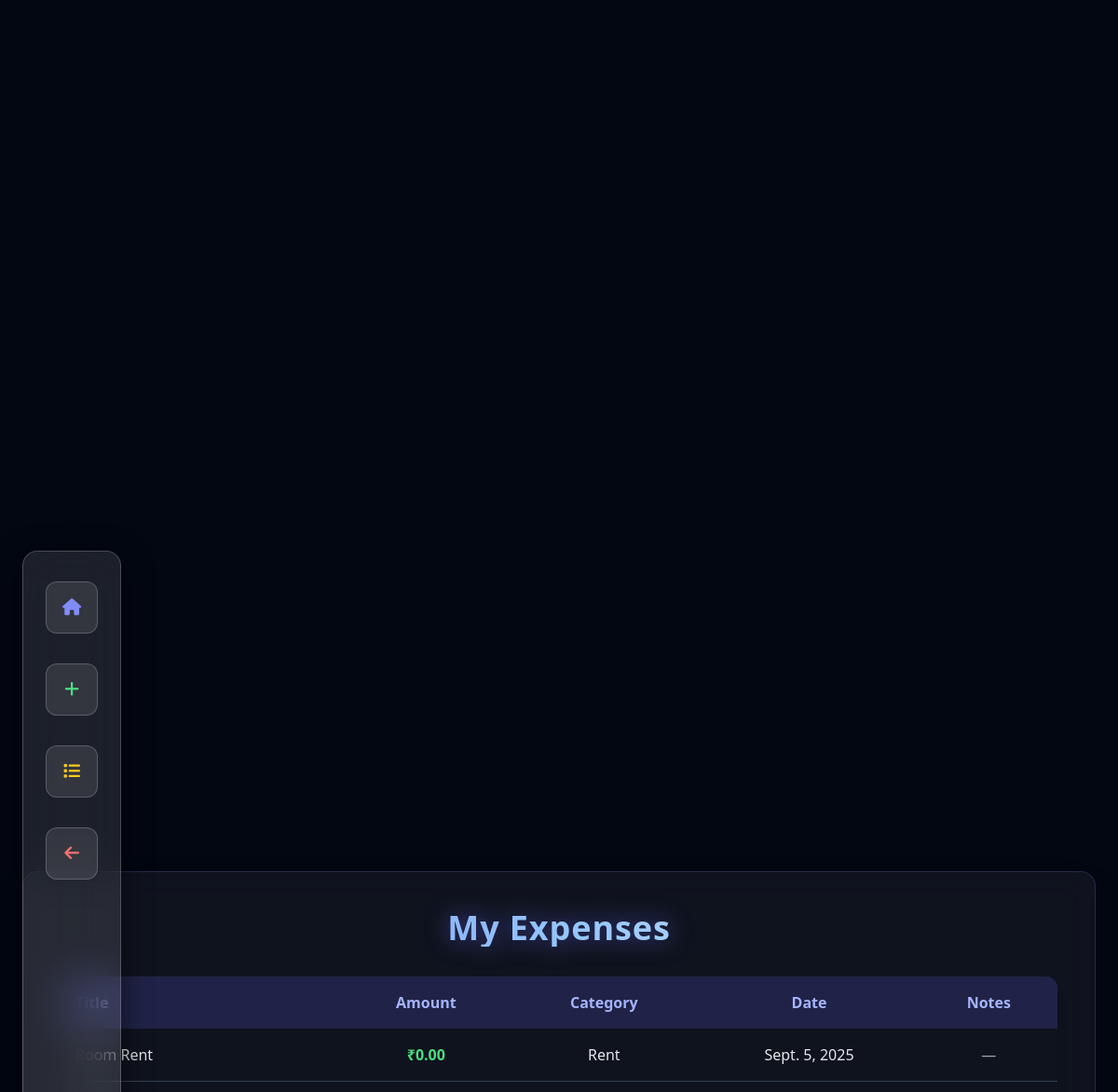
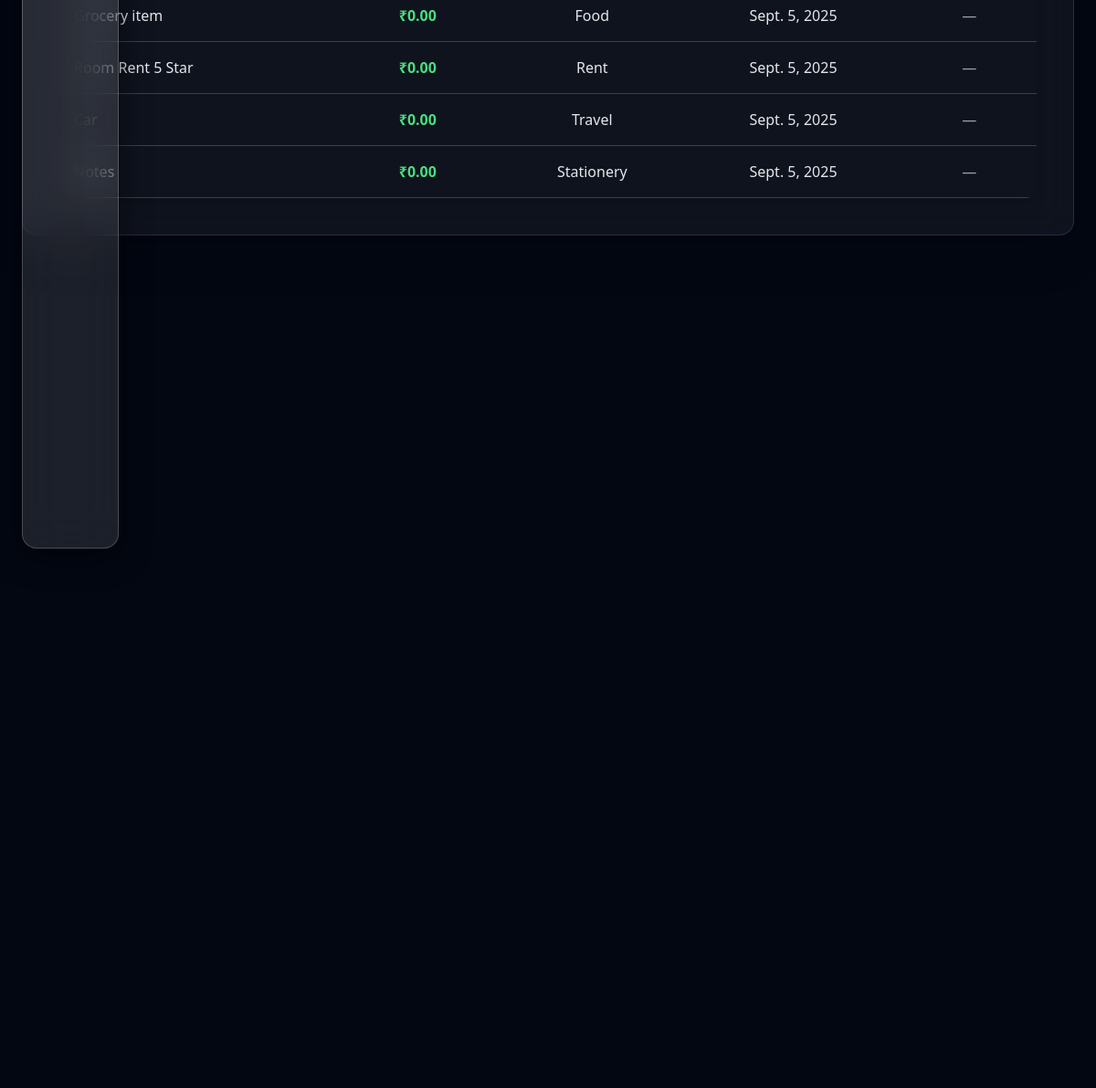
Screenshot of /expense/list/ (signed in) with the database file from the repository (2 pictures, top to bottom).
### expense/models.py (models this page shows, shortened)
class Expense(models.Model):
    user = models.ForeignKey(User, on_delete=models.CASCADE)
    title = models.CharField(max_length=200)
    amount = models.DecimalField(
        max_digits=30,
        decimal_places=2,
        default=Decimal("0.00"),
    )
    category = models.CharField(
        max_length=50,
        choices=CATEGORY_CHOICES,
        default="Other"
    )
    date = models.DateField(default=datetime.date.today)
    notes = models.TextField(blank=True, null=True)
    class Meta:
        ordering = ["-date"]

### expense/views.py (the view)
# urls.py: path("list/", views.expense_list, name="expense_list"),
@login_required(login_url="signup")
def expense_list(request):
    expenses = Expense.objects.filter(user=request.user).order_by("-date")
    total_spent = expenses.aggregate(total=Sum("amount"))["total"] or 0
    return render(request, "expense/expense_list.html", {
        "expenses": expenses,
        "total_spent": total_spent,
    })

### expense/templates/expense/expense_list.html (shortened to what this page needs)
{% extends "base/base.html" %}
{% block sidebar %}
<aside
  class="hidden md:flex fixed left-6 top-1/2 -translate-y-1/2 backdrop-blur-xl bg-white/10 border border-white/20 shadow-[0_8px_32px_rgba(0,0,0,0.6)] rounded-2xl py-8 px-6 flex-col items-center h-[50vh] w-22 z-40 transition">
  <div class="flex flex-col gap-8 w-full">
    <a href="/" class="w-14 h-14 flex items-center justify-center rounded-xl bg-white/10 border border-white/20 text-indigo-400 hover:bg-indigo-600 hover:text-white hover:scale-110 transition" title="Home">
      <i class="fas fa-house text-lg"></i>
    </a>
    <a href="/expense/add/" class="w-14 h-14 flex items-center justify-center rounded-xl bg-white/10 border border-white/20 text-green-400 hover:bg-green-600 hover:text-white hover:scale-110 transition" title="Add Expense">
      <i class="fas fa-plus text-lg"></i>
    </a>
    <a href="/expense/list/" class="w-14 h-14 flex items-center justify-center rounded-xl bg-white/10 border border-white/20 text-yellow-400 hover:bg-yellow-600 hover:text-white hover:scale-110 transition" title="View All">
      <i class="fas fa-list text-lg"></i>
    </a>
    <button onclick="history.back()" class="w-14 h-14 flex items-center justify-center rounded-xl bg-white/10 border border-white/20 text-red-400 hover:bg-red-600 hover:text-white hover:scale-110 transition" title="Go Back">
      <i class="fas fa-arrow-left text-lg"></i>
    </button>
  </div>
</aside>
{% endblock %}
{% block content %}
<div class="relative min-h-screen flex items-center justify-center overflow-hidden bg-gray-950">
  <canvas id="bgCanvas" class="absolute inset-0 w-full h-full"></canvas>
  <div class="relative z-10 w-full max-w-6xl rounded-2xl backdrop-blur-lg bg-white/5 border border-indigo-400/20 shadow-2xl p-6 md:p-10 animate-fadeIn">
    <h2 class="text-4xl font-extrabold mb-8 text-transparent bg-clip-text bg-gradient-to-r from-indigo-400 via-blue-300 to-slate-200 drop-shadow-[0_0_12px_rgba(99,102,241,0.6)] text-center tracking-wide">
    </h2>
    <div class="overflow-x-auto rounded-xl shadow-lg mt-6">
      <table class="w-full border-collapse rounded-lg overflow-hidden">
        <thead>
          <tr class="bg-indigo-500/20 text-indigo-300">
            <th class="p-4 text-left">Title</th>
            <th class="p-4 text-center">Amount</th>
            <th class="p-4 text-center">Category</th>
            <th class="p-4 text-center">Date</th>
            <th class="p-4 text-center">Notes</th>
          </tr>
        </thead>
        <tbody>
          {% for expense in expenses %}
          <tr class="border-b border-gray-700 text-gray-200 hover:bg-indigo-500/10 transition duration-200">
            <td class="p-4 font-medium">{{ expense.title }}</td>
            <td class="p-4 text-center font-semibold text-green-400">₹{{ expense.amount }}</td>
            <td class="p-4 text-center">{{ expense.category }}</td>
            <td class="p-4 text-center">{{ expense.date }}</td>
            <td class="p-4 text-center text-gray-400">{{ expense.notes|default:"—" }}</td>
          </tr>
          {% empty %}
          <tr>
            <td colspan="5" class="p-4 text-center text-gray-400">
              No expenses recorded yet.
            </td>
          </tr>
          {% endfor %}
        </tbody>
      </table>
    </div>
  </div>
</div>
<script>
  const canvas = document.getElementById('bgCanvas');
  const renderer = new THREE.WebGLRenderer({ canvas, alpha: true });
  renderer.setSize(window.innerWidth, window.innerHeight);
  const scene = new THREE.Scene();
  const camera = new THREE.PerspectiveCamera(75, window.innerWidth/window.innerHeight, 1, 1000);
  camera.position.z = 200;
  const particles = 200;
  const geometry = new THREE.BufferGeometry();
  const positions = new Float32Array(particles * 3);
  for (let i = 0; i < particles * 3; i++) {
    positions[i] = (Math.random() - 0.5) * 800;
  }
  geometry.setAttribute('position', new THREE.BufferAttribute(positions, 3));
  const material = new THREE.PointsMaterial({ color: 0x06b6d4, size: 3, transparent: true, opacity: 0.8 });
  const points = new THREE.Points(geometry, material);
  scene.add(points);
  const lineMaterial = new THREE.LineBasicMaterial({ color: 0x6366f1, opacity: 0.2, transparent: true });
  let lineGeometry = new THREE.BufferGeometry();
  let linePositions = new Float32Array(particles * particles * 3);
  lineGeometry.setAttribute('position', new THREE.BufferAttribute(linePositions, 3));
  const lines = new THREE.LineSegments(lineGeometry, lineMaterial);
  scene.add(lines);
  function animate() {
    requestAnimationFrame(animate);
    const pos = geometry.attributes.position.array;
    const linePos = lines.geometry.attributes.position.array;
    let lineIndex = 0;
    for (let i = 0; i < particles; i++) {
      const ix = i * 3, x = pos[ix], y = pos[ix+1], z = pos[ix+2];
      for (let j = i+1; j < particles; j++) {
        const jx = j*3, dx = x - pos[jx], dy = y - pos[jx+1], dz = z - pos[jx+2];
        const dist = Math.sqrt(dx*dx + dy*dy + dz*dz);
        if (dist < 120) {
          linePos[lineIndex++] = x;
          linePos[lineIndex++] = y;
          linePos[lineIndex++] = z;
          linePos[lineIndex++] = pos[jx];
          linePos[lineIndex++] = pos[jx+1];
          linePos[lineIndex++] = pos[jx+2];
        }
      }
    }
    lines.geometry.setDrawRange(0, lineIndex/3);
    lines.geometry.attributes.position.needsUpdate = true;
    points.rotation.y += 0.0005;
    renderer.render(scene, camera);
  }
  animate();
  window.addEventListener('resize', () => {
    renderer.setSize(window.innerWidth, window.innerHeight);
    camera.aspect = window.innerWidth / window.innerHeight;
    camera.updateProjectionMatrix();
  });
</script>
{% endblock %}

### core/templates/base/base.html (shortened to what this page needs)
<!DOCTYPE html>
<html lang="en">
<head>
  {% load static %}
  <script src="https://cdn.tailwindcss.com"></script>
  <link href="https://cdnjs.cloudflare.com/ajax/libs/font-awesome/6.5.0/css/all.min.css" rel="stylesheet">
</head>
<body class="bg-gradient-to-br from-gray-900 via-black to-gray-900 text-gray-200">
  {% block sidebar %}{% endblock %}
  <main class="overflow-x-hidden">
    {% block content %}{% endblock %}
  </main>
</body>
</html>

### core/templates/base/base.html (style rules this page uses)
html { scroll-behavior: smooth; }

### rows the page displays
Expense: title "Room Rent", amount "0.00", category "Rent", date "Sept. 5, 2025", notes "—"
Expense: title "Grocery item", amount "0.00", category "Food", date "Sept. 5, 2025", notes "—"
Expense: title "Room Rent 5 Star", amount "0.00", category "Rent", date "Sept. 5, 2025", notes "—"
Expense: title "Car", amount "0.00", category "Travel", date "Sept. 5, 2025", notes "—"
Expense: title "Notes", amount "0.00", category "Stationery", date "Sept. 5, 2025", notes "—"
